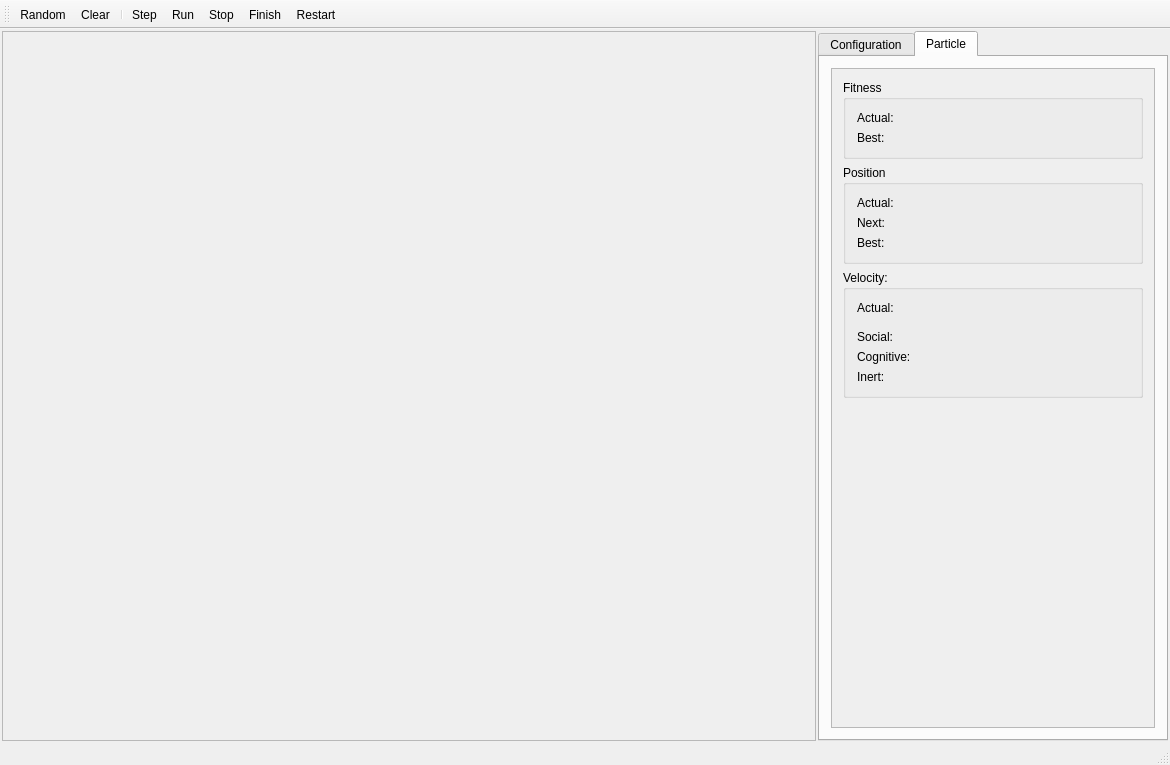
<?xml version="1.0" encoding="UTF-8"?>
<ui version="4.0">
 <class>MainWindow</class>
 <widget class="QMainWindow" name="MainWindow">
  <property name="geometry">
   <rect>
    <x>0</x>
    <y>0</y>
    <width>1170</width>
    <height>765</height>
   </rect>
  </property>
  <property name="windowTitle">
   <string>Particle Swarm Optimization</string>
  </property>
  <property name="styleSheet">
   <string notr="true"/>
  </property>
  <widget class="QWidget" name="centralWidget">
   <layout class="QHBoxLayout" name="horizontalLayout">
    <property name="spacing">
     <number>2</number>
    </property>
    <property name="leftMargin">
     <number>2</number>
    </property>
    <property name="topMargin">
     <number>2</number>
    </property>
    <property name="rightMargin">
     <number>2</number>
    </property>
    <property name="bottomMargin">
     <number>2</number>
    </property>
    <item>
     <widget class="QScrollArea" name="scrollArea_2">
      <property name="widgetResizable">
       <bool>true</bool>
      </property>
      <widget class="QWidget" name="scrollAreaWidgetContents_3">
       <property name="geometry">
        <rect>
         <x>0</x>
         <y>0</y>
         <width>812</width>
         <height>689</height>
        </rect>
       </property>
       <layout class="QGridLayout" name="gridLayout_4">
        <property name="leftMargin">
         <number>0</number>
        </property>
        <property name="topMargin">
         <number>0</number>
        </property>
        <property name="rightMargin">
         <number>0</number>
        </property>
        <property name="bottomMargin">
         <number>0</number>
        </property>
        <item row="0" column="0">
         <widget class="Canvas" name="widget" native="true">
          <property name="enabled">
           <bool>true</bool>
          </property>
          <property name="minimumSize">
           <size>
            <width>0</width>
            <height>0</height>
           </size>
          </property>
          <property name="font">
           <font>
            <stylestrategy>PreferAntialias</stylestrategy>
           </font>
          </property>
          <property name="mouseTracking">
           <bool>true</bool>
          </property>
          <property name="accessibleDescription">
           <string/>
          </property>
          <property name="autoFillBackground">
           <bool>true</bool>
          </property>
          <property name="styleSheet">
           <string notr="true"/>
          </property>
         </widget>
        </item>
       </layout>
      </widget>
     </widget>
    </item>
    <item>
     <widget class="QTabWidget" name="tabWidget">
      <property name="maximumSize">
       <size>
        <width>350</width>
        <height>16777215</height>
       </size>
      </property>
      <property name="currentIndex">
       <number>1</number>
      </property>
      <widget class="TabConfig" name="tab_config">
       <attribute name="title">
        <string>Configuration</string>
       </attribute>
       <layout class="QGridLayout" name="gridLayout_2">
        <item row="0" column="0">
         <widget class="QScrollArea" name="scrollArea_3">
          <property name="horizontalScrollBarPolicy">
           <enum>Qt::ScrollBarAsNeeded</enum>
          </property>
          <property name="widgetResizable">
           <bool>true</bool>
          </property>
          <widget class="QWidget" name="scrollAreaWidgetContents_4">
           <property name="geometry">
            <rect>
             <x>0</x>
             <y>0</y>
             <width>326</width>
             <height>643</height>
            </rect>
           </property>
           <layout class="QGridLayout" name="gridLayout_5">
            <item row="2" column="0">
             <widget class="QGroupBox" name="groupBox_3">
              <property name="title">
               <string>Computation</string>
              </property>
              <layout class="QVBoxLayout" name="verticalLayout_5">
               <item>
                <layout class="QFormLayout" name="formLayout_2">
                 <property name="fieldGrowthPolicy">
                  <enum>QFormLayout::AllNonFixedFieldsGrow</enum>
                 </property>
                 <item row="2" column="0">
                  <widget class="QLabel" name="label_13">
                   <property name="minimumSize">
                    <size>
                     <width>80</width>
                     <height>0</height>
                    </size>
                   </property>
                   <property name="text">
                    <string>Current iteration:</string>
                   </property>
                  </widget>
                 </item>
                 <item row="2" column="1">
                  <widget class="QLabel" name="label_iteration">
                   <property name="text">
                    <string/>
                   </property>
                  </widget>
                 </item>
                 <item row="3" column="0">
                  <widget class="QLabel" name="label_5">
                   <property name="minimumSize">
                    <size>
                     <width>80</width>
                     <height>0</height>
                    </size>
                   </property>
                   <property name="text">
                    <string>Max iterations:</string>
                   </property>
                  </widget>
                 </item>
                 <item row="3" column="1">
                  <widget class="QLineEdit" name="lineEdit_maxIterations">
                   <property name="inputMask">
                    <string/>
                   </property>
                   <property name="text">
                    <string/>
                   </property>
                  </widget>
                 </item>
                </layout>
               </item>
              </layout>
             </widget>
            </item>
            <item row="1" column="0">
             <widget class="QGroupBox" name="groupBox_2">
              <property name="title">
               <string>Optimization</string>
              </property>
              <layout class="QVBoxLayout" name="verticalLayout_2">
               <item>
                <layout class="QFormLayout" name="formLayout">
                 <property name="fieldGrowthPolicy">
                  <enum>QFormLayout::AllNonFixedFieldsGrow</enum>
                 </property>
                 <item row="6" column="0">
                  <widget class="QLabel" name="label_2">
                   <property name="minimumSize">
                    <size>
                     <width>80</width>
                     <height>0</height>
                    </size>
                   </property>
                   <property name="text">
                    <string>Cognitive factor:</string>
                   </property>
                  </widget>
                 </item>
                 <item row="6" column="1">
                  <widget class="QLineEdit" name="lineEdit_cp"/>
                 </item>
                 <item row="7" column="0">
                  <widget class="QLabel" name="label_3">
                   <property name="minimumSize">
                    <size>
                     <width>80</width>
                     <height>0</height>
                    </size>
                   </property>
                   <property name="text">
                    <string>Social factor:</string>
                   </property>
                  </widget>
                 </item>
                 <item row="7" column="1">
                  <widget class="QLineEdit" name="lineEdit_cg"/>
                 </item>
                 <item row="8" column="0">
                  <widget class="QLabel" name="label_4">
                   <property name="minimumSize">
                    <size>
                     <width>80</width>
                     <height>0</height>
                    </size>
                   </property>
                   <property name="text">
                    <string>Inertia factor:</string>
                   </property>
                  </widget>
                 </item>
                 <item row="8" column="1">
                  <widget class="QLineEdit" name="lineEdit_omega"/>
                 </item>
                 <item row="5" column="0">
                  <widget class="QLabel" name="label_11">
                   <property name="minimumSize">
                    <size>
                     <width>80</width>
                     <height>0</height>
                    </size>
                   </property>
                   <property name="text">
                    <string>Total particles</string>
                   </property>
                  </widget>
                 </item>
                 <item row="5" column="1">
                  <widget class="QLabel" name="label_particles_number">
                   <property name="font">
                    <font>
                     <weight>50</weight>
                     <italic>false</italic>
                     <bold>false</bold>
                    </font>
                   </property>
                   <property name="text">
                    <string/>
                   </property>
                  </widget>
                 </item>
                 <item row="9" column="0">
                  <widget class="QLabel" name="label_14">
                   <property name="minimumSize">
                    <size>
                     <width>80</width>
                     <height>0</height>
                    </size>
                   </property>
                   <property name="text">
                    <string>Max initial velocity:</string>
                   </property>
                  </widget>
                 </item>
                 <item row="9" column="1">
                  <widget class="QLineEdit" name="lineEdit"/>
                 </item>
                </layout>
               </item>
              </layout>
             </widget>
            </item>
            <item row="0" column="0">
             <layout class="QVBoxLayout" name="verticalLayout_3">
              <item>
               <widget class="QGroupBox" name="groupBox_4">
                <property name="title">
                 <string>Fitness function</string>
                </property>
                <layout class="QVBoxLayout" name="verticalLayout_4">
                 <item>
                  <widget class="QComboBox" name="comboBox"/>
                 </item>
                </layout>
               </widget>
              </item>
             </layout>
            </item>
            <item row="4" column="0">
             <spacer name="verticalSpacer">
              <property name="orientation">
               <enum>Qt::Vertical</enum>
              </property>
              <property name="sizeHint" stdset="0">
               <size>
                <width>20</width>
                <height>40</height>
               </size>
              </property>
             </spacer>
            </item>
            <item row="3" column="0">
             <widget class="QGroupBox" name="groupBox_7">
              <property name="title">
               <string>Solution</string>
              </property>
              <layout class="QGridLayout" name="gridLayout_10">
               <item row="0" column="0" colspan="2">
                <layout class="QFormLayout" name="formLayout_8">
                 <item row="0" column="0">
                  <widget class="QLabel" name="label_12">
                   <property name="minimumSize">
                    <size>
                     <width>80</width>
                     <height>0</height>
                    </size>
                   </property>
                   <property name="text">
                    <string>Best fitness:</string>
                   </property>
                  </widget>
                 </item>
                 <item row="0" column="1">
                  <widget class="QLabel" name="label_best_fitness">
                   <property name="text">
                    <string/>
                   </property>
                  </widget>
                 </item>
                 <item row="1" column="0">
                  <widget class="QLabel" name="label_15">
                   <property name="minimumSize">
                    <size>
                     <width>80</width>
                     <height>0</height>
                    </size>
                   </property>
                   <property name="text">
                    <string>Best solution:</string>
                   </property>
                  </widget>
                 </item>
                 <item row="1" column="1">
                  <widget class="QLabel" name="label_best_position">
                   <property name="text">
                    <string/>
                   </property>
                  </widget>
                 </item>
                </layout>
               </item>
              </layout>
             </widget>
            </item>
           </layout>
          </widget>
         </widget>
        </item>
       </layout>
      </widget>
      <widget class="TabParticle" name="tab_particle">
       <attribute name="title">
        <string>Particle</string>
       </attribute>
       <layout class="QGridLayout" name="gridLayout_3">
        <item row="0" column="0">
         <widget class="QScrollArea" name="scrollArea_4">
          <property name="widgetResizable">
           <bool>true</bool>
          </property>
          <widget class="QWidget" name="scrollAreaWidgetContents_2">
           <property name="geometry">
            <rect>
             <x>0</x>
             <y>0</y>
             <width>326</width>
             <height>643</height>
            </rect>
           </property>
           <layout class="QGridLayout" name="gridLayout_6">
            <item row="1" column="0">
             <widget class="QGroupBox" name="groupBox">
              <property name="title">
               <string>Position</string>
              </property>
              <layout class="QGridLayout" name="gridLayout_7">
               <item row="0" column="0">
                <layout class="QFormLayout" name="formLayout_5">
                 <item row="1" column="0">
                  <widget class="QLabel" name="label">
                   <property name="minimumSize">
                    <size>
                     <width>80</width>
                     <height>0</height>
                    </size>
                   </property>
                   <property name="text">
                    <string>Actual:</string>
                   </property>
                  </widget>
                 </item>
                 <item row="1" column="1">
                  <widget class="QLabel" name="label_particle_position">
                   <property name="font">
                    <font>
                     <weight>75</weight>
                     <bold>true</bold>
                    </font>
                   </property>
                   <property name="styleSheet">
                    <string notr="true"/>
                   </property>
                   <property name="text">
                    <string/>
                   </property>
                  </widget>
                 </item>
                 <item row="2" column="0">
                  <widget class="QLabel" name="label_6">
                   <property name="minimumSize">
                    <size>
                     <width>80</width>
                     <height>0</height>
                    </size>
                   </property>
                   <property name="text">
                    <string>Next:</string>
                   </property>
                  </widget>
                 </item>
                 <item row="2" column="1">
                  <widget class="QLabel" name="label_particle_next_position">
                   <property name="text">
                    <string/>
                   </property>
                  </widget>
                 </item>
                 <item row="3" column="0">
                  <widget class="QLabel" name="label_9">
                   <property name="minimumSize">
                    <size>
                     <width>80</width>
                     <height>0</height>
                    </size>
                   </property>
                   <property name="text">
                    <string>Best:</string>
                   </property>
                  </widget>
                 </item>
                 <item row="3" column="1">
                  <widget class="QLabel" name="label_particle_best_position">
                   <property name="text">
                    <string/>
                   </property>
                  </widget>
                 </item>
                </layout>
               </item>
              </layout>
             </widget>
            </item>
            <item row="0" column="0">
             <widget class="QGroupBox" name="groupBox_5">
              <property name="title">
               <string>Fitness</string>
              </property>
              <layout class="QGridLayout" name="gridLayout_8">
               <item row="0" column="0">
                <layout class="QFormLayout" name="formLayout_6">
                 <item row="0" column="0">
                  <widget class="QLabel" name="label_8">
                   <property name="minimumSize">
                    <size>
                     <width>80</width>
                     <height>0</height>
                    </size>
                   </property>
                   <property name="text">
                    <string>Actual:</string>
                   </property>
                  </widget>
                 </item>
                 <item row="0" column="1">
                  <widget class="QLabel" name="label_particle_fitness">
                   <property name="font">
                    <font>
                     <weight>75</weight>
                     <bold>true</bold>
                    </font>
                   </property>
                   <property name="text">
                    <string/>
                   </property>
                  </widget>
                 </item>
                 <item row="1" column="0">
                  <widget class="QLabel" name="label_17">
                   <property name="minimumSize">
                    <size>
                     <width>80</width>
                     <height>0</height>
                    </size>
                   </property>
                   <property name="text">
                    <string>Best:</string>
                   </property>
                  </widget>
                 </item>
                 <item row="1" column="1">
                  <widget class="QLabel" name="label_particle_best_fitness">
                   <property name="text">
                    <string/>
                   </property>
                  </widget>
                 </item>
                </layout>
               </item>
              </layout>
             </widget>
            </item>
            <item row="2" column="0">
             <widget class="QGroupBox" name="groupBox_6">
              <property name="title">
               <string>Velocity:</string>
              </property>
              <layout class="QGridLayout" name="gridLayout_9">
               <item row="2" column="0">
                <layout class="QFormLayout" name="formLayout_7">
                 <property name="fieldGrowthPolicy">
                  <enum>QFormLayout::AllNonFixedFieldsGrow</enum>
                 </property>
                 <item row="1" column="0">
                  <widget class="QLabel" name="label_7">
                   <property name="minimumSize">
                    <size>
                     <width>80</width>
                     <height>0</height>
                    </size>
                   </property>
                   <property name="text">
                    <string>Actual:</string>
                   </property>
                  </widget>
                 </item>
                 <item row="1" column="1">
                  <widget class="QLabel" name="label_particle_velocity">
                   <property name="font">
                    <font>
                     <weight>75</weight>
                     <bold>true</bold>
                    </font>
                   </property>
                   <property name="text">
                    <string/>
                   </property>
                  </widget>
                 </item>
                 <item row="5" column="0">
                  <widget class="QLabel" name="label_10">
                   <property name="minimumSize">
                    <size>
                     <width>80</width>
                     <height>0</height>
                    </size>
                   </property>
                   <property name="text">
                    <string>Inert:</string>
                   </property>
                  </widget>
                 </item>
                 <item row="5" column="1">
                  <widget class="QLabel" name="label_particle_vi">
                   <property name="text">
                    <string/>
                   </property>
                  </widget>
                 </item>
                 <item row="2" column="1">
                  <widget class="Line" name="line">
                   <property name="lineWidth">
                    <number>0</number>
                   </property>
                   <property name="orientation">
                    <enum>Qt::Horizontal</enum>
                   </property>
                  </widget>
                 </item>
                 <item row="3" column="0">
                  <widget class="QLabel" name="label_19">
                   <property name="minimumSize">
                    <size>
                     <width>80</width>
                     <height>0</height>
                    </size>
                   </property>
                   <property name="text">
                    <string>Social:</string>
                   </property>
                  </widget>
                 </item>
                 <item row="3" column="1">
                  <widget class="QLabel" name="label_particle_vg">
                   <property name="text">
                    <string/>
                   </property>
                  </widget>
                 </item>
                 <item row="4" column="0">
                  <widget class="QLabel" name="label_18">
                   <property name="minimumSize">
                    <size>
                     <width>80</width>
                     <height>0</height>
                    </size>
                   </property>
                   <property name="text">
                    <string>Cognitive:</string>
                   </property>
                  </widget>
                 </item>
                 <item row="4" column="1">
                  <widget class="QLabel" name="label_particle_vp">
                   <property name="styleSheet">
                    <string notr="true"/>
                   </property>
                   <property name="text">
                    <string/>
                   </property>
                  </widget>
                 </item>
                </layout>
               </item>
              </layout>
             </widget>
            </item>
            <item row="3" column="0">
             <spacer name="verticalSpacer_2">
              <property name="orientation">
               <enum>Qt::Vertical</enum>
              </property>
              <property name="sizeHint" stdset="0">
               <size>
                <width>20</width>
                <height>40</height>
               </size>
              </property>
             </spacer>
            </item>
           </layout>
          </widget>
         </widget>
        </item>
       </layout>
      </widget>
     </widget>
    </item>
   </layout>
  </widget>
  <widget class="QToolBar" name="mainToolBar">
   <attribute name="toolBarArea">
    <enum>TopToolBarArea</enum>
   </attribute>
   <attribute name="toolBarBreak">
    <bool>false</bool>
   </attribute>
   <addaction name="actionRandom"/>
   <addaction name="actionClear"/>
   <addaction name="separator"/>
   <addaction name="actionStep"/>
   <addaction name="actionRun"/>
   <addaction name="actionStop"/>
   <addaction name="actionFinish"/>
   <addaction name="actionRestart"/>
  </widget>
  <widget class="QStatusBar" name="statusBar"/>
  <widget class="QMenuBar" name="menuBar">
   <property name="geometry">
    <rect>
     <x>0</x>
     <y>0</y>
     <width>1170</width>
     <height>19</height>
    </rect>
   </property>
  </widget>
  <action name="actionRandom">
   <property name="text">
    <string>Random</string>
   </property>
   <property name="toolTip">
    <string>Generate 10 random particles.</string>
   </property>
  </action>
  <action name="actionClear">
   <property name="text">
    <string>Clear</string>
   </property>
   <property name="toolTip">
    <string>Remove particles.</string>
   </property>
  </action>
  <action name="actionStep">
   <property name="text">
    <string>Step</string>
   </property>
   <property name="toolTip">
    <string>Run one iteration.</string>
   </property>
  </action>
  <action name="actionFinish">
   <property name="text">
    <string>Finish</string>
   </property>
   <property name="toolTip">
    <string>Compute the optimum.</string>
   </property>
  </action>
  <action name="actionRun">
   <property name="text">
    <string>Run</string>
   </property>
   <property name="toolTip">
    <string>Animate the optimization.</string>
   </property>
  </action>
  <action name="actionStop">
   <property name="text">
    <string>Stop</string>
   </property>
   <property name="toolTip">
    <string>Stop the optimization.</string>
   </property>
  </action>
  <action name="actionRestart">
   <property name="text">
    <string>Restart</string>
   </property>
   <property name="toolTip">
    <string>Restart optimization.</string>
   </property>
  </action>
  <action name="actionDefault">
   <property name="text">
    <string>Default</string>
   </property>
   <property name="toolTip">
    <string>Set default values.</string>
   </property>
  </action>
 </widget>
 <layoutdefault spacing="6" margin="11"/>
 <customwidgets>
  <customwidget>
   <class>Canvas</class>
   <extends>QWidget</extends>
   <header>canvas.h</header>
   <container>1</container>
  </customwidget>
  <customwidget>
   <class>TabParticle</class>
   <extends>QWidget</extends>
   <header>tabparticle.h</header>
   <container>1</container>
  </customwidget>
  <customwidget>
   <class>TabConfig</class>
   <extends>QWidget</extends>
   <header>tabconfig.h</header>
   <container>1</container>
  </customwidget>
 </customwidgets>
 <resources/>
 <connections/>
</ui>
